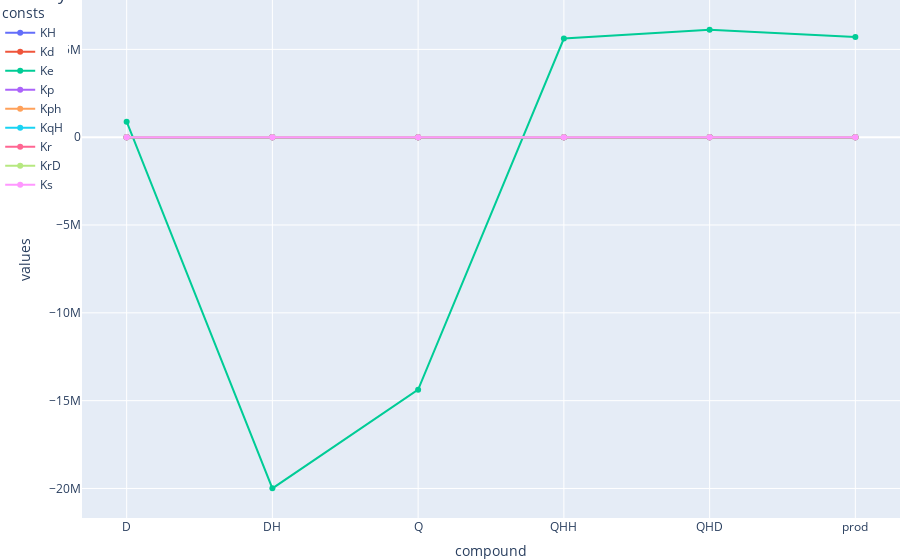

The notebook cell saved with this chart:
### Code cell
fig = plyx.line(
    data_frame=melt_result1,
    x="compound",
    y="values",
    color='consts',
    markers=True,
    # hovertemplate="Аргумент: %{x}<br>Функция: %{y}",
    title="layout.hovermode='x'"
)
fig.update_traces(
     hovertemplate=None
)
fig.update_layout(
    margin=dict(l=0, r=0, b=0, t=0, pad=0),
    legend=dict(x=-0.1, y=1, xanchor="left"),
    hovermode="x",
    
)

### Figure 1 — Plotly figure (JSON) as saved in the notebook; plotly's stock layout.template omitted (floating-point values rounded to 4 significant figures)
{"data": [{"legendgroup": "KH", "line": {"color": "#636efa", "dash": "solid"}, "marker": {"symbol": "circle"}, "mode": "lines+markers", "name": "KH", "orientation": "v", "showlegend": true, "type": "scatter", "x": ["D", "DH", "Q", "QHH", "QHD", "prod"], "xaxis": "x", "y": [-0.03987, -0.000718, 4.95, 4.953, 5.691, 5.078], "yaxis": "y"}, {"legendgroup": "Kd", "line": {"color": "#EF553B", "dash": "solid"}, "marker": {"symbol": "circle"}, "mode": "lines+markers", "name": "Kd", "orientation": "v", "showlegend": true, "type": "scatter", "x": ["D", "DH", "Q", "QHH", "QHD", "prod"], "xaxis": "x", "y": [5.349e-12, -1.356e-15, 2.996e-11, -1.949e-12, 4.933e-12, 1.082e-11], "yaxis": "y"}, {"legendgroup": "Ke", "line": {"color": "#00cc96", "dash": "solid"}, "marker": {"symbol": "circle"}, "mode": "lines+markers", "name": "Ke", "orientation": "v", "showlegend": true, "type": "scatter", "x": ["D", "DH", "Q", "QHH", "QHD", "prod"], "xaxis": "x", "y": [885000.0, -19990000.0, -14380000.0, 5618000.0, 6124000.0, 5701000.0], "yaxis": "y"}, {"legendgroup": "Kp", "line": {"color": "#ab63fa", "dash": "solid"}, "marker": {"symbol": "circle"}, "mode": "lines+markers", "name": "Kp", "orientation": "v", "showlegend": true, "type": "scatter", "x": ["D", "DH", "Q", "QHH", "QHD", "prod"], "xaxis": "x", "y": [-2.346e-11, 5.348e-15, -1.203e-10, 3.8e-09, -3.818e-09, 3.881e-09], "yaxis": "y"}, {"legendgroup": "Kph", "line": {"color": "#FFA15A", "dash": "solid"}, "marker": {"symbol": "circle"}, "mode": "lines+markers", "name": "Kph", "orientation": "v", "showlegend": true, "type": "scatter", "x": ["D", "DH", "Q", "QHH", "QHD", "prod"], "xaxis": "x", "y": [-1.526e-11, 1.999e-10, -2e-06, -4.728e-11, -5.63e-11, 2e-06], "yaxis": "y"}, {"legendgroup": "KqH", "line": {"color": "#19d3f3", "dash": "solid"}, "marker": {"symbol": "circle"}, "mode": "lines+markers", "name": "KqH", "orientation": "v", "showlegend": true, "type": "scatter", "x": ["D", "DH", "Q", "QHH", "QHD", "prod"], "xaxis": "x", "y": [-0.3297, 0.0001174, -1.896, -1.896, 1.976, -0.8231], "yaxis": "y"}, {"legendgroup": "Kr", "line": {"color": "#FF6692", "dash": "solid"}, "marker": {"symbol": "circle"}, "mode": "lines+markers", "name": "Kr", "orientation": "v", "showlegend": true, "type": "scatter", "x": ["D", "DH", "Q", "QHH", "QHD", "prod"], "xaxis": "x", "y": [-3.224, 0.001126, -15.79, -15.78, 35.17, -15.98], "yaxis": "y"}, {"legendgroup": "KrD", "line": {"color": "#B6E880", "dash": "solid"}, "marker": {"symbol": "circle"}, "mode": "lines+markers", "name": "KrD", "orientation": "v", "showlegend": true, "type": "scatter", "x": ["D", "DH", "Q", "QHH", "QHD", "prod"], "xaxis": "x", "y": [-7.345, -0.0004682, 7.182, 7.179, -16.13, 11.74], "yaxis": "y"}, {"legendgroup": "Ks", "line": {"color": "#FF97FF", "dash": "solid"}, "marker": {"symbol": "circle"}, "mode": "lines+markers", "name": "Ks", "orientation": "v", "showlegend": true, "type": "scatter", "x": ["D", "DH", "Q", "QHH", "QHD", "prod"], "xaxis": "x", "y": [-0.000201, 2.677e-07, -0.005055, 0.002785, -0.006692, -0.0004735], "yaxis": "y"}], "layout": {"hovermode": "x", "legend": {"title": {"text": "consts"}, "tracegroupgap": 0, "x": -0.1, "xanchor": "left", "y": 1}, "margin": {"b": 0, "l": 0, "pad": 0, "r": 0, "t": 0}, "title": {"text": "layout.hovermode='x'"}, "xaxis": {"anchor": "y", "domain": [0, 1], "title": {"text": "compound"}}, "yaxis": {"anchor": "x", "domain": [0, 1], "title": {"text": "values"}}}}
